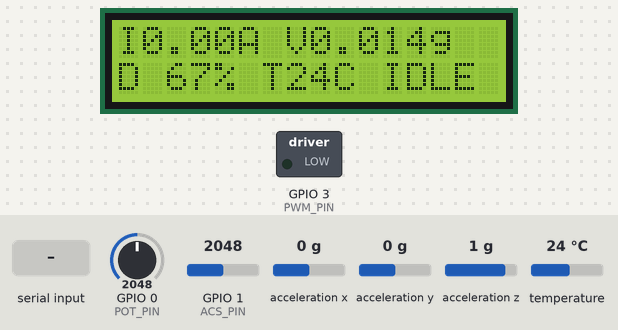
This sketch was run on a simulated ESP32-C6. Shown: 16×2 character LCD, switched loads named in the sketch (green lamp = pin HIGH). Wiring (inferred from the names in the program): MPU-6050 motion sensor at I2C address 0x68. The inputs (shaded band) are chosen by the test bench; at power-on: GPIO 1 (ACS_PIN) = 2048, acceleration x 0 g, GPIO 0 (POT_PIN) = 2048, acceleration y 0 g, acceleration z 1 g, temperature 24 °C (analog values on the 0–4095 scale). EEPROM starts erased; what the sketch prints to the serial monitor is not drawn.

Above: at 3.6 s.
3.7 s: "s" received over Serial
At 5.4 s:
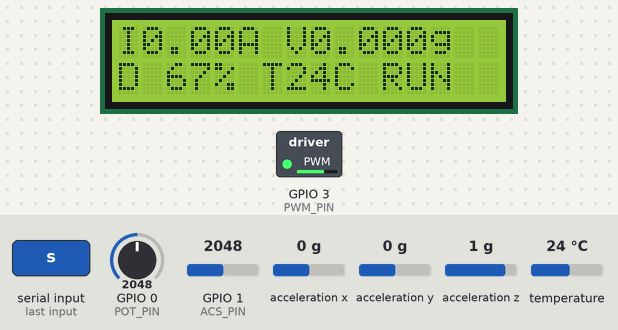
5.8 s: GPIO 1 (ACS_PIN) set to 2181
At 6.8 s:
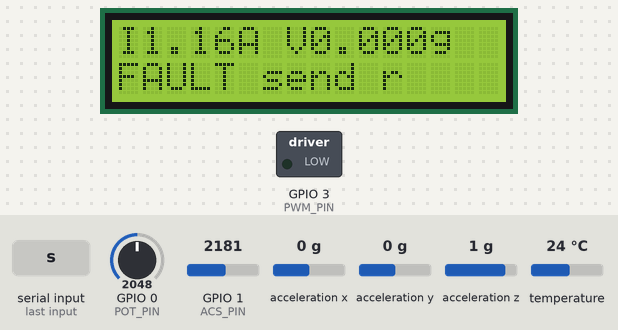
7.8 s: acceleration x set to -1.4 g
At 8.6 s:
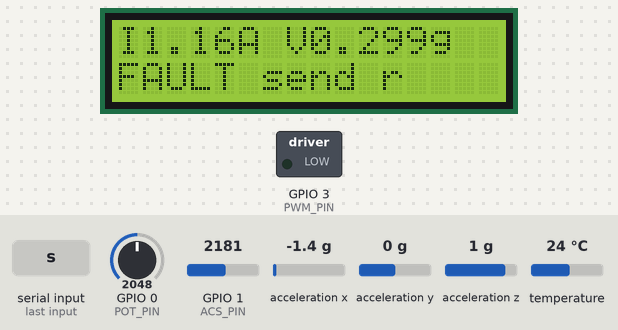
10.2 s: "r" received over Serial
At 11.3 s:
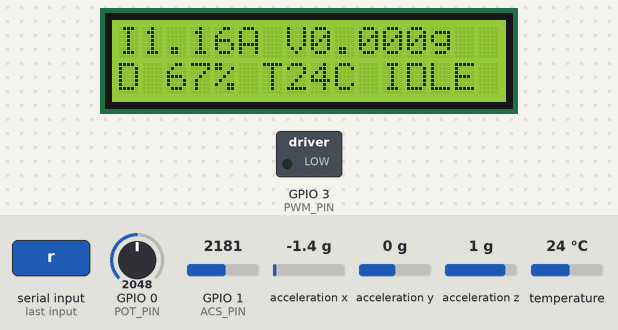
12.0 s: GPIO 0 (POT_PIN) set to 2866
At 12.7 s:
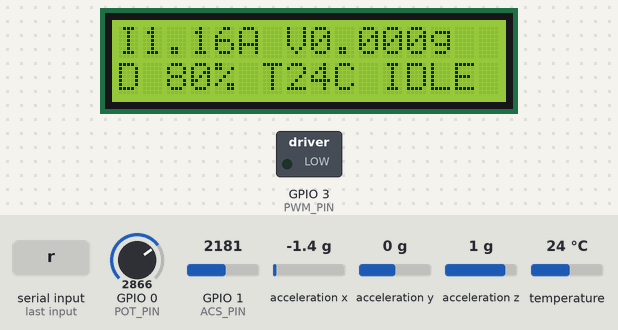
13.8 s: "s" received over Serial
At 14.9 s:
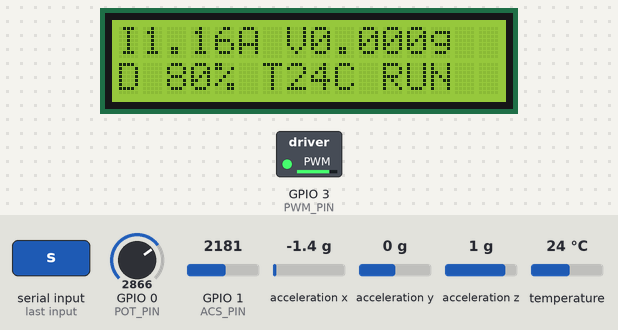
Timing chart, 0 to 16.8 s (numbered marks = the images above; inputs shaded):
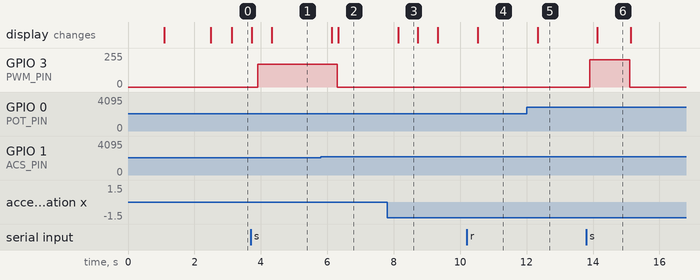

The sketch:

kaadhu_prototype.ino
```cpp
// Kaadhu 2.0 - texture-aware grinder prototype (ESP32-C6)
// AtomQuest 2026, Track 3. Low-voltage test rig only.
//
// Hardware: MPU6050 + I2C LCD on GPIO 6/7, ACS712 via 2-resistor divider on
// GPIO 1, pot on GPIO 0, motor switched by a 2N2222 on GPIO 3.
// Serial commands: s start, e end, c save profile, p show, x clear,
//                  z re-zero current sensor, r reset fault.

#include <Wire.h>
#include <Preferences.h>
#include <LiquidCrystal_I2C.h>

// ===== Pins =====
#define SDA_PIN 6
#define SCL_PIN 7
#define POT_PIN 0
#define ACS_PIN 1
#define PWM_PIN 3

// ===== Settings =====
#define MPU_ADDR      0x68
#define LCD_ADDR      0x27     // try 0x3F if the LCD stays blank
#define SUPPLY_V      5.0f     // motor supply voltage while running (e.g. 4.5 for 3xAA)
#define ACS_SENS      0.185f   // V/A: 5A module = 0.185, 20A = 0.100, 30A = 0.066
#define DIV_RATIO     0.500f   // R2 / (R1 + R2) of the ACS712 output divider
#define I_LIMIT_A     0.6f     // overload trip; keep below the 2N2222 rating
#define TEMP_LIMIT_C  65.0f    // MPU6050 die temperature (rough proxy)
#define OVERLOAD_MS   300
#define STARTUP_GRACE 1.0f     // seconds ignored for the start-up surge
#define MIN_DUTY      0.35f    // motor start threshold
#define PWM_FREQ      20000
#define PWM_BITS      10
#define WINDOW_MS     200

LiquidCrystal_I2C lcd(LCD_ADDR, 16, 2);
Preferences prefs;

float acsOffsetV = 2.5f;
bool running = false, fault = false;

double sumMv = 0, sumSq = 0;
uint32_t nSamp = 0, nAcc = 0;
float mx = 0, my = 0, mz = 0;

float duty = 0, I = 0, vib = 0, tempC = 0, nodeMv = 0;
float vibEma = 0, vibStart = 0;
bool vibStartSet = false;
double energyWh = 0;
float runS = 0;
uint32_t overloadMs = 0;

float gProg = 0;
const char *gGuide = "";

bool hasRef = false;
float eRef, tRef, vsRef, veRef, dRef;

uint32_t nextUs = 0, lastWin = 0;

// ---------- LCD ----------
void lcdLine(uint8_t row, const char *txt) {
  char buf[17];
  snprintf(buf, sizeof(buf), "%-16s", txt);
  lcd.setCursor(0, row);
  lcd.print(buf);
}

void updateLCD() {
  char a[24], b[24];
  snprintf(a, sizeof(a), "I%.2fA V%.3fg", I, vib);
  if (fault)                  snprintf(b, sizeof(b), "FAULT send r");
  else if (running && hasRef) snprintf(b, sizeof(b), "%3d%% %s", (int)(gProg * 100), gGuide);
  else                        snprintf(b, sizeof(b), "D%3d%% T%2.0fC %s", (int)(duty * 100), tempC, running ? "RUN" : "IDLE");
  lcdLine(0, a);
  lcdLine(1, b);
}

// ---------- MPU6050 ----------
void mpuWrite(uint8_t reg, uint8_t val) {
  Wire.beginTransmission(MPU_ADDR);
  Wire.write(reg);
  Wire.write(val);
  Wire.endTransmission();
}

int16_t rd16() {
  uint8_t h = Wire.read();
  uint8_t l = Wire.read();
  return (int16_t)((h << 8) | l);
}

bool readAccel(float &ax, float &ay, float &az) {
  Wire.beginTransmission(MPU_ADDR);
  Wire.write(0x3B);
  if (Wire.endTransmission(false) != 0) return false;
  if (Wire.requestFrom((uint8_t)MPU_ADDR, (uint8_t)6) != 6) return false;
  ax = rd16() / 8192.0f;   // +/-4 g range
  ay = rd16() / 8192.0f;
  az = rd16() / 8192.0f;
  return true;
}

float readTemp() {
  Wire.beginTransmission(MPU_ADDR);
  Wire.write(0x41);
  Wire.endTransmission(false);
  Wire.requestFrom((uint8_t)MPU_ADDR, (uint8_t)2);
  return rd16() / 340.0f + 36.53f;
}

// ---------- Motor / safety ----------
void motorOff() { ledcWrite(PWM_PIN, 0); }

void tripFault(const char *why) {
  fault = true;
  running = false;
  motorOff();
  Serial.printf("### FAULT: %s - motor off. Send 'r' to reset.\n", why);
  updateLCD();
}

void zeroCurrent() {
  motorOff();
  delay(300);
  double s = 0;
  for (int i = 0; i < 500; i++) { s += analogReadMilliVolts(ACS_PIN); delay(2); }
  acsOffsetV = (s / 500.0) / 1000.0 / DIV_RATIO;
  Serial.printf("ACS712 zero offset = %.3f V (expect about 2.4-2.6)\n", acsOffsetV);
  if (acsOffsetV < 2.0f || acsOffsetV > 3.0f)
    Serial.println("WARNING: offset out of range - check ACS712 OUT, divider and GPIO 1 wiring.");
}

// ---------- Profile ----------
void loadRef() {
  hasRef = prefs.isKey("eRef");
  if (!hasRef) return;
  eRef = prefs.getFloat("eRef"); tRef = prefs.getFloat("tRef");
  vsRef = prefs.getFloat("vsRef"); veRef = prefs.getFloat("veRef");
  dRef = prefs.getFloat("dRef");
}

void printRef() {
  if (!hasRef) { Serial.println("No saved profile."); return; }
  Serial.printf("PROFILE: energy=%.5f Wh, time=%.1f s, vib start=%.4f g, vib end=%.4f g, duty=%.0f%%\n",
                eRef, tRef, vsRef, veRef, dRef * 100);
}

void saveRef() {
  if (!vibStartSet || energyWh <= 0) { Serial.println("Run for at least 1-2 s first."); return; }
  prefs.putFloat("eRef", energyWh); prefs.putFloat("tRef", runS);
  prefs.putFloat("vsRef", vibStart); prefs.putFloat("veRef", vibEma);
  prefs.putFloat("dRef", duty);
  loadRef();
  Serial.print("Saved. "); printRef();
}

void startRun() {
  if (fault) { Serial.println("Fault active - send 'r' first."); return; }
  energyWh = 0; runS = 0; vibEma = 0; vibStart = 0;
  vibStartSet = false; overloadMs = 0; running = true;
  gProg = 0; gGuide = "";
  Serial.println("t_s,duty_pct,I_A,vib_g,temp_C,E_Wh,progress,guide");
}

void handleSerial() {
  while (Serial.available()) {
    char c = Serial.read();
    if (c == 's') startRun();
    else if (c == 'e') {
      running = false; motorOff();
      Serial.printf("RUN END: %.1f s, %.5f Wh, vib %.4f g\n", runS, energyWh, vibEma);
    }
    else if (c == 'c') saveRef();
    else if (c == 'p') printRef();
    else if (c == 'x') { prefs.clear(); hasRef = false; Serial.println("Profile cleared."); }
    else if (c == 'r') { fault = false; Serial.println("Fault cleared."); }
    else if (c == 'z' && !running) zeroCurrent();
  }
}

// ---------- Sampling ----------
void sampleOnce() {
  sumMv += analogReadMilliVolts(ACS_PIN);
  nSamp++;
  float ax, ay, az;
  if (readAccel(ax, ay, az)) {
    mx += 0.01f * (ax - mx); my += 0.01f * (ay - my); mz += 0.01f * (az - mz);
    float dx = ax - mx, dy = ay - my, dz = az - mz;
    sumSq += dx * dx + dy * dy + dz * dz;
    nAcc++;
  }
}

void processWindow() {
  if (nSamp == 0) return;
  nodeMv = sumMv / nSamp;
  float acsV = nodeMv / 1000.0f / DIV_RATIO;
  I = max(0.0f, (acsV - acsOffsetV) / ACS_SENS);
  vib = nAcc ? sqrt(sumSq / nAcc) : 0;
  sumMv = 0; sumSq = 0; nSamp = 0; nAcc = 0;
  tempC = readTemp();

  // pot maps 5%..100% -> MIN_DUTY..100% duty so the motor always starts
  long p = 0;
  for (int i = 0; i < 8; i++) p += analogRead(POT_PIN);
  float pot = (p / 8) / 4095.0f;
  if (pot < 0.05f) duty = 0;
  else             duty = MIN_DUTY + (1.0f - MIN_DUTY) * pot;

  if (running) {
    ledcWrite(PWM_PIN, (uint32_t)(duty * ((1 << PWM_BITS) - 1)));
    runS += WINDOW_MS / 1000.0f;
    energyWh += SUPPLY_V * I * (WINDOW_MS / 1000.0) / 3600.0;
    vibEma = (vibEma == 0) ? vib : vibEma + 0.2f * (vib - vibEma);
    if (!vibStartSet && runS >= 1.0f) { vibStart = vibEma; vibStartSet = true; }

    if (runS > STARTUP_GRACE) {
      overloadMs = (I > I_LIMIT_A) ? overloadMs + WINDOW_MS : 0;
      if (overloadMs >= OVERLOAD_MS) { tripFault("OVERLOAD / STALL"); return; }
    }
    if (tempC > TEMP_LIMIT_C) { tripFault("OVER-TEMPERATURE"); return; }

    float prog = 0;
    const char *guide = "no profile";
    if (hasRef) {
      float pE = energyWh / eRef;
      float pV = NAN, den = vsRef - veRef;
      if (vibStartSet && fabs(den) > 0.002f) pV = (vibStart - vibEma) / den;
      bool conf;
      if (!isnan(pV)) { prog = 0.5f * (pE + pV); conf = fabs(pE - pV) < 0.25f; }
      else            { prog = pE; conf = false; }
      if (fabs(duty - dRef) > 0.05f) conf = false;   // speed differs from reference
      if (!conf)              guide = "LOW-CONF";
      else if (prog >= 1.0f)  guide = "STOP";
      else if (prog >= 0.85f) guide = "NEAR";
      else                    guide = "CONTINUE";
    }
    gProg = prog;
    gGuide = guide;
    Serial.printf("%.1f,%.0f,%.3f,%.4f,%.1f,%.5f,%.2f,%s\n",
                  runS, duty * 100, I, vib, tempC, energyWh, prog, guide);
  } else {
    motorOff();
    static uint8_t d = 0;
    if (++d >= 5) {
      d = 0;
      Serial.printf("IDLE: ACS node=%.0f mV (expect ~1250), pot duty=%.0f%%, temp=%.1f C\n",
                    nodeMv, duty * 100, tempC);
    }
  }

  // refresh the LCD about every 0.6 s (LCD writes are slow)
  static uint8_t k = 0;
  if (++k >= 3) { k = 0; updateLCD(); }
}

void setup() {
  Serial.begin(115200);
  delay(1000);
  Serial.println("BOOT OK");
  Wire.begin(SDA_PIN, SCL_PIN);
  Wire.setClock(400000);

  lcd.init();
  lcd.backlight();
  Wire.begin(SDA_PIN, SCL_PIN);   // re-assert pins after lcd.init()
  Wire.setClock(400000);
  lcdLine(0, "Kaadhu 2.0");
  lcdLine(1, "Starting...");

  mpuWrite(0x6B, 0x00);   // wake
  mpuWrite(0x1A, 0x01);   // DLPF ~184 Hz
  mpuWrite(0x1C, 0x08);   // +/-4 g
  analogReadResolution(12);
  ledcAttach(PWM_PIN, PWM_FREQ, PWM_BITS);
  motorOff();
  prefs.begin("kaadhu", false);
  loadRef();

  Wire.beginTransmission(MPU_ADDR); Wire.write(0x75); Wire.endTransmission(false);
  Wire.requestFrom((uint8_t)MPU_ADDR, (uint8_t)1);
  Serial.printf("MPU WHO_AM_I = 0x%02X\n", Wire.read());

  zeroCurrent();
  printRef();
  Serial.println("Commands: s=start  e=end  c=save profile  p=show  x=clear  z=re-zero current  r=reset fault");
  updateLCD();
  nextUs = micros();
  lastWin = millis();
}

void loop() {
  uint32_t now = micros();
  if ((int32_t)(now - nextUs) >= 0) {
    nextUs += 1000;                                   // ~1 kHz sampling
    if ((int32_t)(now - nextUs) > 5000) nextUs = now; // resync if we fall behind
    sampleOnce();
  }
  if (millis() - lastWin >= WINDOW_MS) {
    lastWin += WINDOW_MS;
    processWindow();
  }
  handleSerial();
}
```

Measured:
- the behaviour switches between 2116 and 2117 on GPIO 1 (ACS_PIN) (found by bisection; images 1 and 2)
- after the input at 3.7 s, GPIO 3 (PWM_PIN): 0/255 → 172/255 after 0.20 s; the display: first differs from a run without the input after 0.63 s (image 1)
- after the input at 5.8 s, GPIO 3 (PWM_PIN): 172/255 → 0/255 after 0.50 s; the display: first changes after 0.33 s (image 2 shows a later state)
- after the input at 7.8 s, the display: changes after 0.33 s (image 3)
- after the input at 10.2 s, the display: changes after 0.33 s (image 4)
- after the input at 12.0 s, the display: changes after 0.33 s (image 5)
- after the input at 13.8 s, GPIO 3 (PWM_PIN): 0/255 → 205/255 after 0.10 s, → 0/255 1.2 s later; the display: changes after 0.33 s (image 6)
